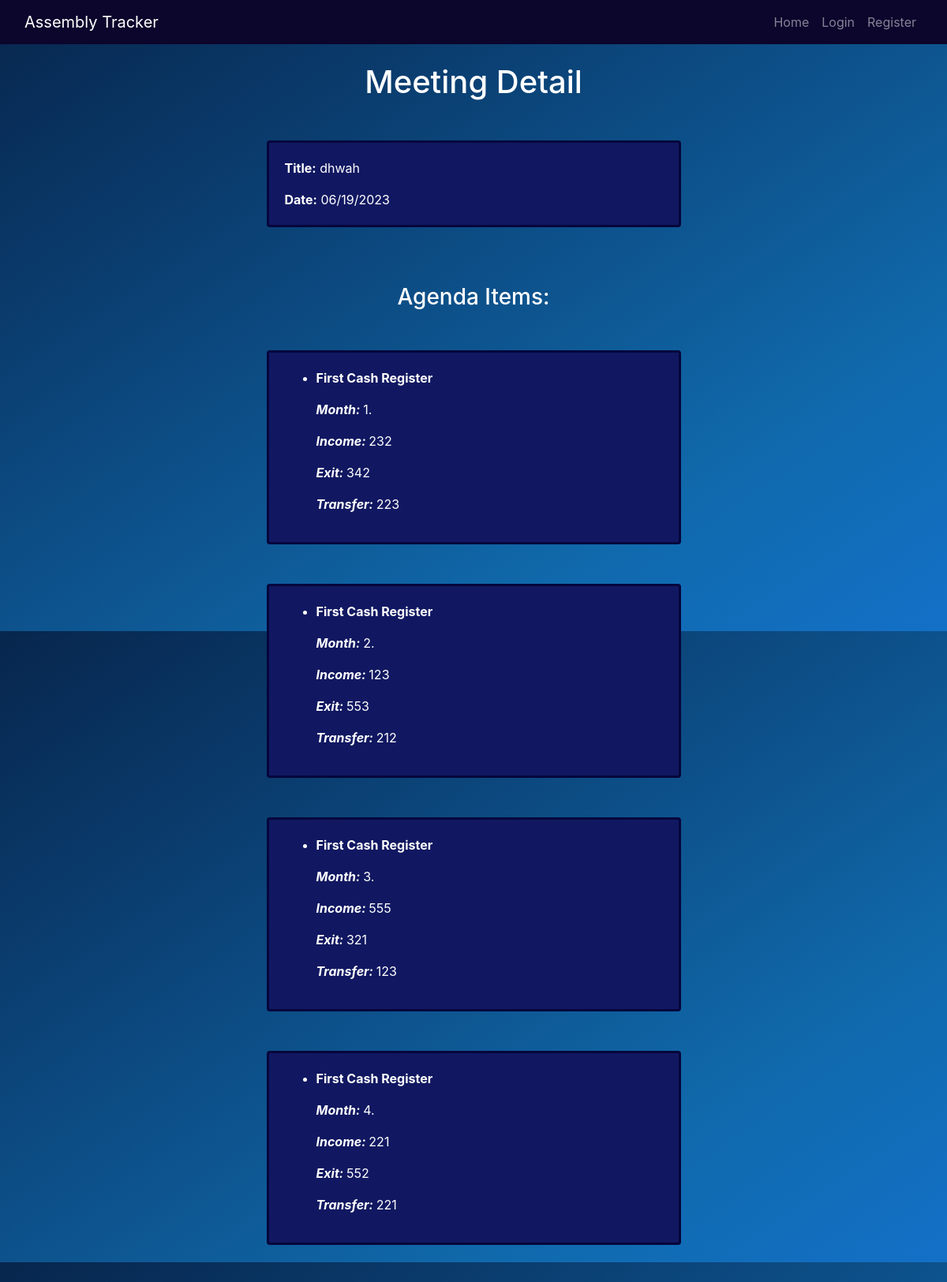
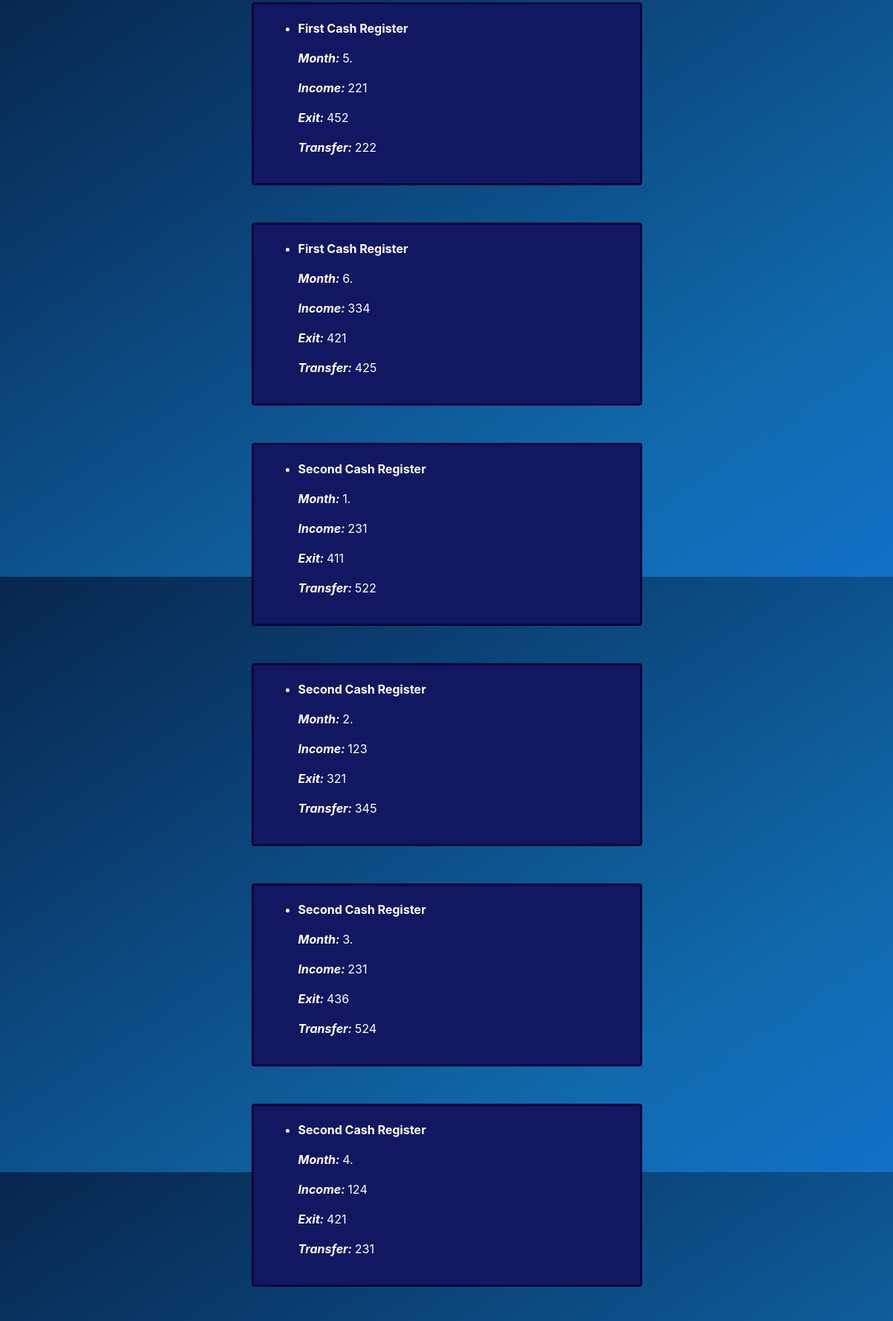
The page /meeting-detail/59/ (upper part) on the database its author committed (2 pictures, top to bottom).
### meetings/models.py (models this page shows, shortened)
class Meeting(models.Model):
    organization = models.ForeignKey(Organization, on_delete=models.CASCADE)
    title = models.CharField(max_length=101)
    date = models.DateField()
    present_members = models.ManyToManyField('Member', related_name='meetings')

class AgendaItem(models.Model):
    agenda_item = models.CharField(max_length=100)
    description = models.TextField()
    mjesec = models.PositiveIntegerField(default=1)
    ulaz = models.IntegerField(default=0)
    izlaz = models.IntegerField(default=0)
    prenos = models.IntegerField(default=0)
    meeting = models.ForeignKey(Meeting, on_delete=models.CASCADE, related_name='agenda_items', default=None)

### meetings/views.py (the view)
# urls.py: path('meeting-detail/<int:meeting_id>/', views.meeting_detail, name='meeting_detail'),
def meeting_detail(request, meeting_id):
    meeting = get_object_or_404(Meeting, id=meeting_id)
    present_members = meeting.present_members.all()  # Retrieve the selected present members for the meeting
    return render(request, 'meeting_detail.html', {'meeting': meeting, 'present_members': present_members})

### meetings/templates/meeting_detail.html (shortened to what this page needs)
{% extends 'base.html' %}
{% block content %}
<h1 style="text-align: center;">Meeting Detail</h1>
<div class="container">
  <div class="row">
    <div class="col-md-6 offset-md-3">
      <div class="card">
        <div class="card-body">
          <div class="card-text">
            <p><strong>Title:</strong> {{ meeting.title }}</p>
            <p class="card-text"><strong>Date:</strong> {{ meeting.date|date:"m/d/Y" }}</p>
          </div>
        </div>
      </div>
    </div>
  </div>
</div>
<br>
<br>
<br>
<h3 style="text-align: center;">Agenda Items:</h3>
{% for agenda_item in meeting.agenda_items.all %}
  <div class="container">
    <div class="row">
      <div class="col-md-6 offset-md-3">
        <div class="card">
          <div class="card-body">
            <ul>
              <li>
                {% if agenda_item.agenda_item == "Blagajna dzemata" %}
                  <p><strong>First Cash Register</strong></p>
                {% elif agenda_item.agenda_item == "Blagajna ukopno društvo" %}
                  <p><strong>Second Cash Register</strong></p>
                {% else %}
                  <p><strong>{{ agenda_item.agenda_item }}</strong></p>
                {% endif %}
              </li>
              {% if agenda_item.ulaz > 0 or agenda_item.izlaz > 0 or agenda_item.prenos > 0 %}
              <p><b><em>Month: </em></b>{{ agenda_item.mjesec }}.</p>
              <p><b><em>Income: </em></b>{{ agenda_item.ulaz }}</p>
              <p><b><em>Exit: </em></b>{{ agenda_item.izlaz }}</p>
              <p><b><em>Transfer: </em></b>{{ agenda_item.prenos }}</p>
              {% endif %}
            </ul>
          </div>
        </div>
      </div>
    </div>
  </div>
{% endfor %}
<br>
<br>
<br>
<br>
<br>
<br>
<br>
{% endblock %}

### meetings/templates/base.html (shortened to what this page needs)
<!DOCTYPE html>
<html lang="en">
<head>
    <link rel="stylesheet" href="https://cdn.jsdelivr.net/npm/bootstrap@4.3.1/dist/css/bootstrap.min.css"
>
</head>
<body style="background: linear-gradient(to bottom right, #07264d, #0a3b6c, #0d528c, #1069ab, #1370c7); height: 100vh;">
    {% include "includes/navbar.html" %}
    <div class="container mt-4">
        <div class="row">
            <div class="col">
                {% block content %}
                {% endblock %}
            </div>
        </div>
    </div>
</body>
</html>

### meetings/templates/includes/navbar.html (shortened to what this page needs)
<nav class="navbar navbar-expand-lg navbar-dark" style="background-color: rgb(12, 5, 44);">
  <div class="container-fluid">
    <a class="navbar-brand" href="/">Assembly Tracker</a>
    <div class="collapse navbar-collapse" id="navbarNav">
      <ul class="navbar-nav ml-auto">
        <li class="nav-item {% if request.path == '/' %}active{% endif %}">
          <a class="nav-link" href="/">Home</a>
        </li>
        {% if user.is_authenticated %}
          <li class="nav-item {% if request.path == '/meeting-form/' %}active{% endif %}">
            <a class="nav-link" href="/meeting-form">Create a new meeting</a>
          </li>
          <li class="nav-item {% if request.path == '/members-form/' %}active{% endif %}">
            <a class="nav-link" href="/members-form">Members</a>
          </li>
          <li class="nav-item {% if request.path == '/months/' %}active{% endif %}">
            <a class="nav-link" href="/months">Cash</a>
          </li>
          <li class="nav-item">
            <a class="nav-link" href="{% url 'meetings:logout' %}">Logout</a>
          </li>
        {% else %}
          <li class="nav-item {% if request.path == '/login/' %}active{% endif %}">
            <a class="nav-link" href="/login">Login</a>
          </li>
          <li class="nav-item {% if request.path == '/register/' %}active{% endif %}">
            <a class="nav-link" href="/register">Register</a>
          </li>
        {% endif %}
      </ul>
    </div>
  </div>
</nav>

### meetings/templates/meeting_detail.html (style rules this page uses)
.container { margin-top: 50px; }
h1, h2, h3 { color: white; }
.card { background-color: rgb(17, 24, 97); border: solid rgb(6, 6, 60); color: white; }

### rows shown on the page
Meeting: title "dhwah", date "06/19/2023"
AgendaItem: agenda_item "First Cash Register", mjesec "1", ulaz "232", izlaz "342", prenos "223"
AgendaItem: agenda_item "First Cash Register", mjesec "2", ulaz "123", izlaz "553", prenos "212"
AgendaItem: agenda_item "First Cash Register", mjesec "3", ulaz "555", izlaz "321", prenos "123"
AgendaItem: agenda_item "First Cash Register", mjesec "4", ulaz "221", izlaz "552", prenos "221"
AgendaItem: agenda_item "First Cash Register", mjesec "5", ulaz "221", izlaz "452", prenos "222"
AgendaItem: agenda_item "First Cash Register", mjesec "6", ulaz "334", izlaz "421", prenos "425"
AgendaItem: shows "Second Cash Register", mjesec "1", ulaz "231", izlaz "411", prenos "522"
AgendaItem: shows "Second Cash Register", mjesec "2", ulaz "123", izlaz "321", prenos "345"
AgendaItem: shows "Second Cash Register", mjesec "3", ulaz "231", izlaz "436", prenos "524"
AgendaItem: shows "Second Cash Register", mjesec "4", ulaz "124", izlaz "421", prenos "231"
